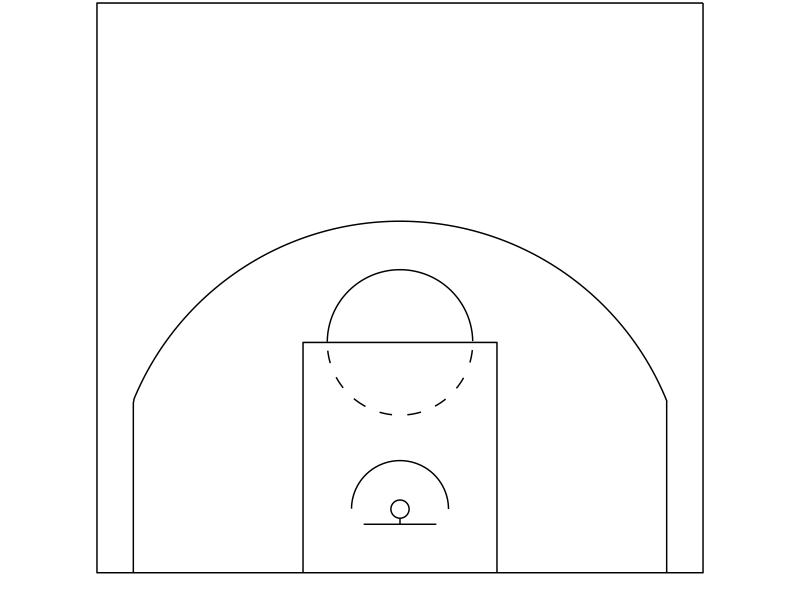

This chart was generated by the following R code:
library(dplyr)
library(ggplot2)

circle_points = function(center = c(0, 0), radius = 1, npoints = 360) {
  angles = seq(0, 2 * pi, length.out = npoints)
  return(tibble(x = center[1] + radius * cos(angles),
                y = center[2] + radius * sin(angles)))
}

width = 50
height = 94 / 2
key_height = 19
inner_key_width = 12
outer_key_width = 16
backboard_width = 6
backboard_offset = 4
neck_length = 0.5
hoop_radius = 0.75
hoop_center_y = backboard_offset + neck_length + hoop_radius
three_point_radius = 23.75
three_point_side_radius = 22
three_point_side_height = 14

court_points = tibble::tibble(
  x = c(width / 2, width / 2, -width / 2, -width / 2, width / 2),
  y = c(height, 0, 0, height, height),
  desc = "perimeter"
)

court_points = dplyr::bind_rows(court_points , tibble::tibble(
  x = c(outer_key_width / 2, outer_key_width / 2, -outer_key_width / 2, -outer_key_width / 2),
  y = c(0, key_height, key_height, 0),
  desc = "outer_key"
))

court_points = bind_rows(court_points , tibble::tibble(
  x = c(-backboard_width / 2, backboard_width / 2),
  y = c(backboard_offset, backboard_offset),
  desc = "backboard"
))

court_points = bind_rows(court_points , tibble::tibble(
  x = c(0, 0), y = c(backboard_offset, backboard_offset + neck_length), desc = "neck"
))

foul_circle = circle_points(center = c(0, key_height), radius = inner_key_width / 2)

foul_circle_top = filter(foul_circle, y > key_height) %>%
  mutate(desc = "foul_circle_top")

foul_circle_bottom = filter(foul_circle, y < key_height) %>%
  mutate(
    angle = atan((y - key_height) / x) * 180 / pi,
    angle_group = floor((angle - 5.625) / 11.25),
    desc = paste0("foul_circle_bottom_", angle_group)
  ) %>%
  filter(angle_group %% 2 == 0) %>%
  select(x, y, desc)

hoop = circle_points(center = c(0, hoop_center_y), radius = hoop_radius) %>%
  mutate(desc = "hoop")

restricted = circle_points(center = c(0, hoop_center_y), radius = 4) %>%
  filter(y >= hoop_center_y) %>%
  mutate(desc = "restricted")

three_point_circle = circle_points(center = c(0, hoop_center_y), radius = three_point_radius) %>%
  filter(y >= three_point_side_height, y >= hoop_center_y)

three_point_line = tibble::tibble(
  x = c(three_point_side_radius, three_point_side_radius, three_point_circle$x, -three_point_side_radius, -three_point_side_radius),
  y = c(0, three_point_side_height, three_point_circle$y, three_point_side_height, 0),
  desc = "three_point_line"
)

court_points = dplyr::bind_rows(
  court_points,
  foul_circle_top,
  foul_circle_bottom,
  hoop,
  restricted,
  three_point_line
)

write.csv(court_points, "courtpoints.csv", row.names = FALSE)

ggplot2::ggplot() +
  ggplot2::geom_path(
    data = court_points,
    aes(x = x, y = y, group = desc),
    color = "black"
  ) +
  ggplot2::coord_fixed(ylim = c(0, 45), xlim = c(-25, 25)) +
  ggplot2::theme_void() 
  